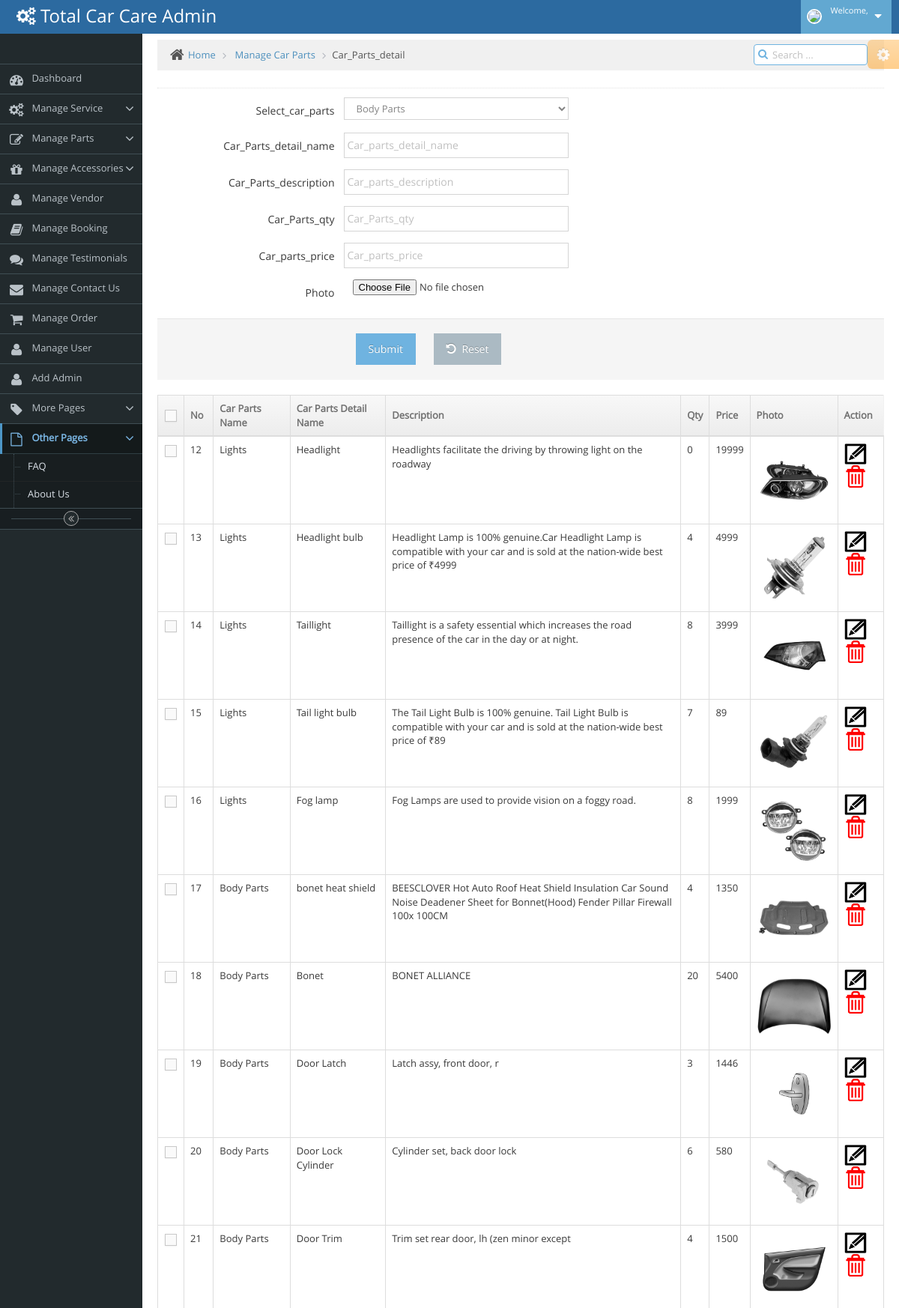
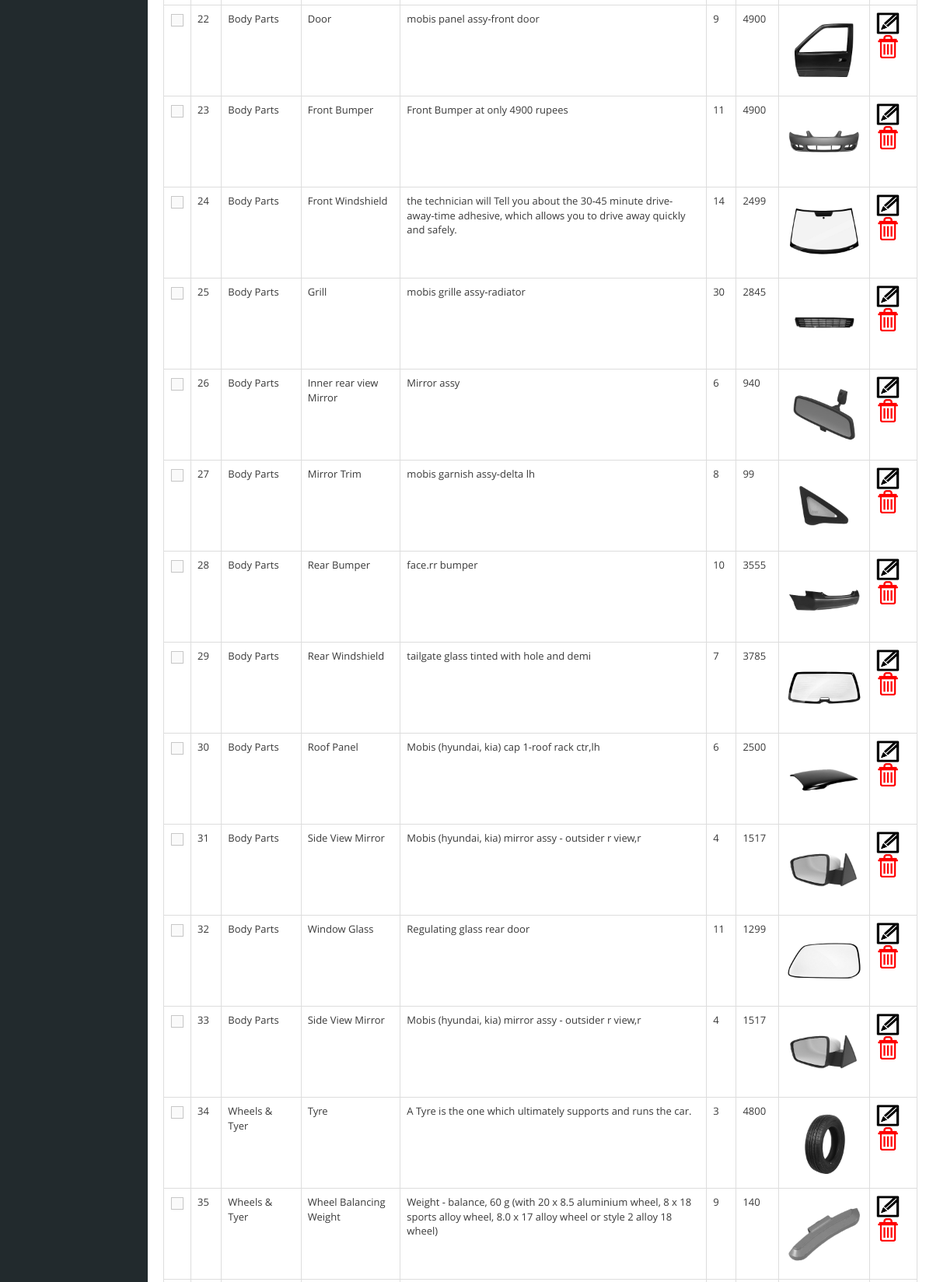
Page /car_parts_details.php (upper part) on the committed database (2 pictures, top to bottom).
### tables this page shows
CREATE TABLE `car_parts_details` (
  `cpdid` int(11) NOT NULL,
  `cpmid` int(11) NOT NULL,
  `cpdname` varchar(50) NOT NULL,
  `description` varchar(1000) NOT NULL,
  `qty` int(11) NOT NULL,
  `price` int(11) NOT NULL,
  `photo` varchar(50) NOT NULL
);

CREATE TABLE `car_parts_master` (
  `cpmid` int(11) NOT NULL,
  `cpname` varchar(50) NOT NULL,
  `photo` varchar(50) NOT NULL
);

### car_parts_details.php (the view, shortened to what this page needs)
<?php
    include("hhh.php");
?>
<html>
<head>
                 <div class="breadcrumbs ace-save-state" id="breadcrumbs">
						<ul class="breadcrumb">
							<li>
								<i class="ace-icon fa fa-home home-icon"></i>
								<a href="home.php">Home</a>
							</li>
							<li>
								<a href="#">Manage Car Parts</a>
							</li>
							<li class="active">Car_Parts_detail</li>
						</ul>
						<div class="nav-search" id="nav-search">
							<form class="form-search">
								<span class="input-icon">
									<input type="text" placeholder="Search ..." class="nav-search-input" id="nav-search-input" autocomplete="off" />
									<i class="ace-icon fa fa-search nav-search-icon"></i>
								</span>
							</form>
						</div>
					</div>
                        <div class="page-header">
						</div>
</head>
    <body>
                        <div class="row">
							<div class="col-xs-12">
								<?php
								include('connect.php');
								?>
								<form method="POST" action="" enctype="multipart/form-data" class="form-horizontal" role="form">
									<div class="form-group">
									<label class="col-sm-3 control-label no-padding-right" for="form-field-1"> Select_car_parts </label>
										<div class="col-sm-9">
											<select name="cpmid" class="col-xs-10 col-sm-5" >
												<?php
													$q=mysqli_query($con,"select * from car_parts_master");
													while($row=mysqli_fetch_array($q))
													{
														echo "<option value = $row[0]> $row[1] </option>";
													}
												?>
											</select>
										</div>
									</div>
									<div class="form-group">
										<label class="col-sm-3 control-label no-padding-right" for="form-field-1"> Car_Parts_detail_name </label>
										<div class="col-sm-9">
											<input type="text" name="cpdname" id="cpdname" placeholder="Car_parts_detail_name" class="col-xs-10 col-sm-5" required/>
										</div>
									</div>
									<div class="form-group">
										<label class="col-sm-3 control-label no-padding-right" for="form-field-1"> Car_Parts_description </label>
										<div class="col-sm-9">
											<input type="text" name="description" id="description" placeholder="Car_parts_description" class="col-xs-10 col-sm-5" required/>
										</div>
									</div>
									<div class="form-group">
										<label class="col-sm-3 control-label no-padding-right" for="form-field-1"> Car_Parts_qty </label>
										<div class="col-sm-9">
											<input type="text" name="qty" id="qty" placeholder="Car_Parts_qty" class="col-xs-10 col-sm-5" required/>
										</div>
									</div>
                                    <div class="form-group">
										<label class="col-sm-3 control-label no-padding-right" for="form-field-1"> Car_parts_price </label>
										<div class="col-sm-9">
											<input type="text" name="price" id="price" placeholder="Car_parts_price" class="col-xs-10 col-sm-5" required/>
										</div>
									</div>
                                    <div class="form-group">
										<label class="col-sm-3 control-label no-padding-right" for="form-field-1"> Photo </label>
										<div class="col-sm-9">
											<input type="file" name="photo" id="photo" placeholder="photo" class="col-xs-10 col-sm-5" required/>
										</div>
									</div>
                                    <div class="clearfix form-actions">
										<div class="col-md-offset-3 col-md-9">
											<input type="submit" name="submit" id="submit" class="btn btn-info"  >
											<button class="btn" type="reset">
												<i class="ace-icon fa fa-undo bigger-110"></i>
												Reset
											</button>
										</div>
                                    </div>
                                </form>
                            </div>
                        </div>
    </body>
</html>
								<div class="row">
									<div class="col-xs-12">
										<table id="simple-table" class="table  table-bordered table-hover">
											<thead>
												<tr>
													<th class="center">
														<label class="pos-rel">
															<span class="lbl"></span>
														</label>
													</th>
													<th>No</th>
                                                    <th>Car Parts Name</th>
													<th>Car Parts Detail Name</th>
													<th>Description</th>
													<th>Qty</th>
													<th>Price</th>
													<th>Photo</th>
													<th>Action</th>
												</tr>
											</thead>
											<tbody>
								<?php
								include('connect.php');
								$q=mysqli_query($con,"select cpd.*,cpm.* from car_parts_master cpm,car_parts_details cpd where cpm.cpmid=cpd.cpmid");
								while($row=mysqli_fetch_array($q))
								{
								?>
												<tr>
													<td class="center">
														<label class="pos-rel">
															<span class="lbl"></span>
														</label>
													</td>
													<td><?php echo $row['cpdid']; ?></td>
													<td><?php echo $row['cpname']; ?></td>
                                                    <td><?php echo $row['cpdname']; ?></td>
                                                    <td><?php echo $row['description']; ?></td>
													<td><?php echo $row['qty']; ?></td>
													<td><?php echo $row['price']; ?></td>
													<td><?php echo "<image src='img/$row[6]' height=100 width=100>"; ?></td>
													<td>
														<div class="hidden-sm hidden-xs btn-group">
														<a onclick="edit(<?php echo $row[0];?>)"><image src=img/Edit.png height=30 width=30></a>
														<a onclick="del(<?php echo $row[0]; ?>)"><image src=img/Delete.png height=30 width=30></a>
													</td>
														</div>
												</tr>
												<?php
									}
												?>
<?php
    include("fff.php");
?>

### hhh.php (shortened to what this page needs)
<!DOCTYPE html>
<html lang="en">
<head>
    <link rel="stylesheet" href="assets/css/bootstrap.min.css" />
    <link rel="stylesheet" href="assets/font-awesome/4.5.0/css/font-awesome.min.css" />
    <link rel="stylesheet" href="assets/css/ace.min.css" class="ace-main-stylesheet" id="main-ace-style" />
    <link rel="stylesheet" href="assets/css/ace-skins.min.css" />
    <link rel="stylesheet" href="assets/css/ace-rtl.min.css" />
</head>
<body class="skin-1">
    <div id="navbar" class="navbar navbar-default          ace-save-state">
        <div class="navbar-container ace-save-state" id="navbar-container">
            <div class="navbar-header pull-left">
                <a href="index.html" class="navbar-brand">
                    <i class="fa fa-cogs"></i>
                    <span class="white">Total</span>
                    <span class="white" id="id-text2">Car Care Admin</span>
                </a>
            </div>
            <div class="navbar-buttons navbar-header pull-right" role="navigation">
                <ul class="nav ace-nav">
                    <li class="light-blue dropdown-modal">
                        <a data-toggle="dropdown" href="#" class="dropdown-toggle">
                            <?php
								$pic=$_SESSION['pic'];
								echo "<img class='nav-user-photo' src='admin_photo/$pic' />";
								?>
                            <span class="user-info">
                                <small>Welcome,</small>
                            </span>
                            <i class="ace-icon fa fa-caret-down"></i>
                        </a>
                    </li>
                </ul>
            </div>
        </div>
    </div>
    <div class="main-container ace-save-state" id="main-container">
        <div id="sidebar" class="sidebar                  responsive                    ace-save-state">
            <div class="sidebar-shortcuts" id="sidebar-shortcuts">
            </div>
            <ul class="nav nav-list">
                <li class="">
                    <a href="dashboard.php">
                        <i class="menu-icon fa fa-tachometer"></i>
                        <span class="menu-text"> Dashboard </span>
                    </a>
                </li>
                <li class="">
                    <a href="#" class="dropdown-toggle">
                        <i class="menu-icon fa fa-cogs"></i>
                        <span class="menu-text"> Manage Service </span>
                        <b class="arrow fa fa-angle-down"></b>
                    </a>
                </li>
                <li class="">
                    <a href="#" class="dropdown-toggle">
                        <i class="menu-icon fa fa-pencil-square-o"></i>
                        <span class="menu-text"> Manage Parts </span>
                        <b class="arrow fa fa-angle-down"></b>
                    </a>
                </li>
                <li class="">
                    <a href="#" class="dropdown-toggle">
                        <i class="menu-icon fa fa-gift"></i>
                        <span class="menu-text"> Manage Accessories </span>
                        <b class="arrow fa fa-angle-down"></b>
                    </a>
                </li>
                <li class="">
                    <a href="manage_vendor.php">
                        <i class="menu-icon fa fa-user"></i>
                        <span class="menu-text"> Manage Vendor </span>
                    </a>
                </li>
                <li class="">
                    <a href="manage_booking.php">
                        <i class="menu-icon fa fa-book"></i>
                        <span class="menu-text"> Manage Booking </span>
                    </a>
                </li>
                <li class="">
                    <a href="manage_testimonials.php">
                        <i class="menu-icon fa fa-comments"></i>
                        <span class="menu-text"> Manage Testimonials </span>
                    </a>
                </li>
                <li class="">
                    <a href="manage_contactus.php">
                        <i class="menu-icon fa fa-envelope"></i>
                        <span class="menu-text"> Manage Contact Us </span>
                    </a>
                </li>
                <li class="">
                    <a href="manage_order.php">
                        <i class="menu-icon fa fa-shopping-cart"></i>
                        <span class="menu-text"> Manage Order </span>
                    </a>
                </li>
                <li class="">
                    <a href="manage_user.php">
                        <i class="menu-icon fa fa-user"></i>
                        <span class="menu-text"> Manage User </span>
                    </a>
                </li>
                <li class="">
                    <a href="registration.php">
                        <i class="menu-icon fa fa-user"></i>
                        <span class="menu-text"> Add Admin </span>
                    </a>
                </li>
                <li class="">
                    <a href="#" class="dropdown-toggle">
                        <i class="menu-icon fa fa-tag"></i>
                        <span class="menu-text"> More Pages </span>
                        <b class="arrow fa fa-angle-down"></b>
                    </a>
                </li>
                <li class="active open">
                    <a href="#" class="dropdown-toggle">
                        <i class="menu-icon fa fa-file-o"></i>
                        <span class="menu-text">
                            Other Pages
                        </span>
                        <b class="arrow fa fa-angle-down"></b>
                    </a>
                    <ul class="submenu">
                        <li class="">
                            <a href="faq.php">
                                FAQ
                            </a>
                        </li>
                        <li class="">
                            <a href="about_us.php">
                                About Us
                            </a>
                        </li>
                    </ul>
                </li>
            </ul>
            <div class="sidebar-toggle sidebar-collapse" id="sidebar-collapse">
                <i id="sidebar-toggle-icon" class="ace-icon fa fa-angle-double-left ace-save-state"
                    data-icon1="ace-icon fa fa-angle-double-left" data-icon2="ace-icon fa fa-angle-double-right"></i>
            </div>
        </div>
        <div class="main-content">
            <div class="page-content">
                <div class="ace-settings-container" id="ace-settings-container">
                    <div class="btn btn-app btn-xs btn-warning ace-settings-btn" id="ace-settings-btn">
                        <i class="ace-icon fa fa-cog bigger-130"></i>
                    </div>
                </div>
                <div class="row">
                    <div class="col-xs-12">
</body>
</html>

### fff.php (shortened to what this page needs)
<html>
    <body>
	</body>
</html>

### rows in the picture
car_parts_details: cpdid "12", cpmid.cpname "Lights", cpdname "Headlight", description "Headlights facilitate the driving by throwing light on the roadway", qty "0", price "19999", photo (picture)
car_parts_details: cpdid "13", cpmid.cpname "Lights", cpdname "Headlight bulb", description "Headlight Lamp is 100% genuine.Car Headlight Lamp is compatible with your car and is sold at the nation-wide best price of ₹4999", qty "4", price "4999", photo (picture)
car_parts_details: cpdid "14", cpmid.cpname "Lights", cpdname "Taillight", description "Taillight is a safety essential which increases the road presence of the car in the day or at night.", qty "8", price "3999", photo (picture)
car_parts_details: cpdid "15", cpmid.cpname "Lights", cpdname "Tail light bulb", description "The Tail Light Bulb is 100% genuine. Tail Light Bulb is compatible with your car and is sold at the nation-wide best price of ₹89", qty "7", price "89", photo (picture)
car_parts_details: cpdid "16", cpmid.cpname "Lights", cpdname "Fog lamp", description "Fog Lamps are used to provide vision on a foggy road.", qty "8", price "1999", photo (picture)
car_parts_details: cpdid "17", cpmid.cpname "Body Parts", cpdname "bonet heat shield", description "BEESCLOVER Hot Auto Roof Heat Shield Insulation Car Sound Noise Deadener Sheet for Bonnet(Hood) Fender Pillar Firewall 100x 100CM", qty "4", price "1350", photo (picture)
car_parts_details: cpdid "18", cpmid.cpname "Body Parts", cpdname "Bonet", description "BONET ALLIANCE", qty "20", price "5400", photo (picture)
car_parts_details: cpdid "19", cpmid.cpname "Body Parts", cpdname "Door Latch", description "Latch assy, front door, r", qty "3", price "1446", photo (picture)
car_parts_details: cpdid "20", cpmid.cpname "Body Parts", cpdname "Door Lock Cylinder", description "Cylinder set, back door lock", qty "6", price "580", photo (picture)
car_parts_details: cpdid "21", cpmid.cpname "Body Parts", cpdname "Door Trim", description "Trim set rear door, lh (zen minor except", qty "4", price "1500", photo (picture)
car_parts_details: cpdid "22", cpmid.cpname "Body Parts", cpdname "Door", description "mobis panel assy-front door", qty "9", price "4900", photo (picture)
car_parts_details: cpdid "23", cpmid.cpname "Body Parts", cpdname "Front Bumper", description "Front Bumper at only 4900 rupees", qty "11", price "4900", photo (picture)
car_parts_details: cpdid "24", cpmid.cpname "Body Parts", cpdname "Front Windshield", description "the technician will Tell you about the 30-45 minute drive-away-time adhesive, which allows you to drive away quickly and safely.", qty "14", price "2499", photo (picture)
car_parts_details: cpdid "25", cpmid.cpname "Body Parts", cpdname "Grill", description "mobis grille assy-radiator", qty "30", price "2845", photo (picture)
car_parts_details: cpdid "26", cpmid.cpname "Body Parts", cpdname "Inner rear view Mirror", description "Mirror assy", qty "6", price "940", photo (picture)
car_parts_details: cpdid "27", cpmid.cpname "Body Parts", cpdname "Mirror Trim", description "mobis garnish assy-delta lh", qty "8", price "99", photo (picture)
car_parts_details: cpdid "28", cpmid.cpname "Body Parts", cpdname "Rear Bumper", description "face.rr bumper", qty "10", price "3555", photo (picture)
car_parts_details: cpdid "29", cpmid.cpname "Body Parts", cpdname "Rear Windshield", description "tailgate glass tinted with hole and demi", qty "7", price "3785", photo (picture)
car_parts_details: cpdid "30", cpmid.cpname "Body Parts", cpdname "Roof Panel", description "Mobis (hyundai, kia) cap 1-roof rack ctr,lh", qty "6", price "2500", photo (picture)
car_parts_details: cpdid "31", cpmid.cpname "Body Parts", cpdname "Side View Mirror", description "Mobis (hyundai, kia) mirror assy - outsider r view,r", qty "4", price "1517", photo (picture)
car_parts_details: cpdid "32", cpmid.cpname "Body Parts", cpdname "Window Glass", description "Regulating glass rear door", qty "11", price "1299", photo (picture)
car_parts_details: cpdid "33", cpmid.cpname "Body Parts", cpdname "Side View Mirror", description "Mobis (hyundai, kia) mirror assy - outsider r view,r", qty "4", price "1517", photo (picture)
car_parts_details: cpdid "34", cpmid.cpname "Wheels & Tyer", cpdname "Tyre", description "A Tyre is the one which ultimately supports and runs the car.", qty "3", price "4800", photo (picture)
car_parts_details: cpdid "35", cpmid.cpname "Wheels & Tyer", cpdname "Wheel Balancing Weight", description "Weight - balance, 60 g (with 20 x 8.5 aluminium wheel, 8 x 18 sports alloy wheel, 8.0 x 17 alloy wheel or style 2 alloy 18 wheel)", qty "9", price "140", photo (picture)

### other values in the picture
form field cpmid "Body Parts"
